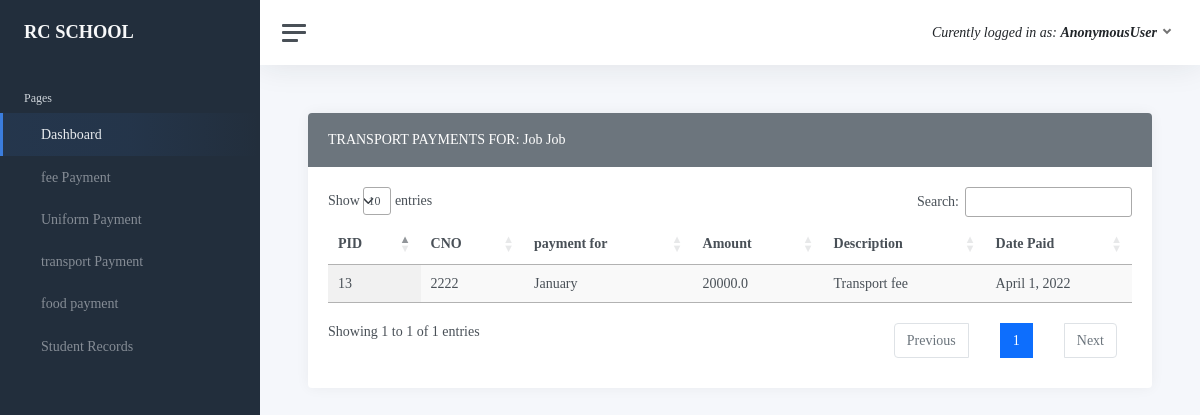
The app's page /accountant/transportdetails/4 with its own data.
### Headmaster/models.py (models this page shows, shortened)
class Student(models.Model):
    First_Name=models.CharField(default="eg Alex",max_length=20)
    Middle_Name=models.CharField(default="James",max_length=20)
    Last_Name=models.CharField(default="Mtaho",max_length=20)
    Parent_Name =models.CharField(default="Alex",max_length=20)
    Parent_Occupation=models.CharField(default="eg.Mkulima",max_length=20)
    parent_Education=models.CharField(default="standard seven",max_length=20)
    ParentAddress=models.CharField(default="Dodoma",max_length=20)
    Birthd_Date=models.DateField()
    Local=models.CharField(default="mtaa",max_length=20)
    Description=models.TextField(default="Description related to a kid",max_length=20)
    Nida_Number=models.CharField(default="7838373388UD",max_length=20)
    Birthd_Certificate=models.CharField(default="8383773738WJJJW",max_length=20)
    phone=models.CharField(default="0786976118",max_length=20)

### Accountant/models.py (models this page shows, shortened)
class StudentTransportFee(models.Model):
     student =models.ForeignKey(Student,on_delete=models.CASCADE)
     PAYMENTS = [
         ('Payments', (('January', 'January'),
        ('February', 'February'),
        ('March', 'March'),
         ('April', 'Appril'),
        )),
        ]
     month = models.CharField(max_length=50,choices=PAYMENTS,default="January")
     Cno=models.IntegerField()
     amount=models.FloatField()
     description=models.TextField()
     datepaid=models.DateField(auto_created=True,auto_now_add=True)

### Accountant/views.py (the view)
# urls.py: path("transportdetails/<int:pk>",views.TransportDetailView.as_view(),name="student_transport_details"),
class TransportDetailView(TemplateView):
        template_name= "accountant/transportdetails.html"
        def get_context_data(self, **kwargs):
            context = super().get_context_data(**kwargs)
            id = self.kwargs["pk"]
            context["student"]=Student.objects.filter(pk=id)
            context["payments"] = StudentTransportFee.objects.filter(student_id=id)
            return context

### templates/accountant/transportdetails.html (shortened to what this page needs)
{% extends 'accountant/layout.html'%}
{% block content %}
<link rel="stylesheet" type="text/css" href="https://cdn.datatables.net/1.11.5/css/jquery.dataTables.css">
<div class="row">
    <div class="col-12">
        <div class="card">
            <div class="card-header bg-secondary text-white">
                {%for Student in student%}
             TRANSPORT  PAYMENTS FOR:  {{Student.First_Name}} {{Student.Last_Name}}
         {%endfor%}
            </div>
            <div class="card-body">
                <table id="table_id" class="display">
                    <thead>
                        <tr>
                            <th>PID</th>
                            <th>CNO</th>
                            <th>payment for</th>
                            <th>Amount</th>
                            <th>Description</th>
                            <th>Date Paid</th>
                        </tr>
                    </thead>
                    <tbody>
                     {% for payment in payments%}
                        <tr>
                            <td>
                                {{ payment.id}}
                            </td>
                            <td>
                                {{ payment.Cno}}
                            </td>
                            <td>
                                {{ payment.month}}
                            </td>
                            <td>
                                {{ payment.amount}}
                            </td>
                             <td>
                                {{ payment.description}}
                            </td>
                            <td>
                                {{ payment.datepaid}}
                            </td>
                        </tr>
                        {%endfor%}
                    </tbody>
                </table>
            </div>
        </div>
    </div>
</div>
{% endblock content%}

### static/DataTables/datatables.css (style rules this page uses)
table.dataTable { clear: both; margin-top: 6px !important; margin-bottom: 6px !important; max-width: none !important; border-collapse: separate !important; border-spacing: 0; }
table.dataTable td, table.dataTable th { -webkit-box-sizing: content-box; box-sizing: content-box; }
table.dataTable > thead > tr > th:not(.sorting_disabled), table.dataTable > thead > tr > td:not(.sorting_disabled) { padding-right: 30px; }
table.dataTable > thead .sorting, table.dataTable > thead .sorting_asc, table.dataTable > thead .sorting_desc, table.dataTable > thead .sorting_asc_disabled, table.dataTable > thead .sorting_desc_disabled { cursor: pointer; position: relative; }
table.dataTable > thead .sorting:before, table.dataTable > thead .sorting:after, table.dataTable > thead .sorting_asc:before, table.dataTable > thead .sorting_asc:after, table.dataTable > thead .sorting_desc:before, table.dataTable > thead .sorting_desc:after, table.dataTable > thead .sorting_asc_disabled:before, table.dataTable > thead .sorting_asc_disabled:after, table.dataTable > thead .sorting_desc_disabled:before, table.dataTable > thead .sorting_desc_disabled:after { position: absolute; bottom: 0.5em; display: block; opacity: 0.3; }
table.dataTable > thead .sorting:before, table.dataTable > thead .sorting_asc:before, table.dataTable > thead .sorting_desc:before, table.dataTable > thead .sorting_asc_disabled:before, table.dataTable > thead .sorting_desc_disabled:before { right: 1em; content: "↑"; }
table.dataTable > thead .sorting:after, table.dataTable > thead .sorting_asc:after, table.dataTable > thead .sorting_desc:after, table.dataTable > thead .sorting_asc_disabled:after, table.dataTable > thead .sorting_desc_disabled:after { right: 0.5em; content: "↓"; }
table.dataTable > thead .sorting_asc:before, table.dataTable > thead .sorting_desc:after { opacity: 1; }

### static/bt/demo.css (style rules this page uses)
body { font-family:Cambria, Cochin, Georgia, Times, 'Times New Roman', serif; font-weight: lighter; }

### records on screen
Student: First_Name "Job", Last_Name "Job"
StudentTransportFee: id "13", Cno "2222", month "January", amount "20000.0", description "Transport fee", datepaid "April 1, 2022"

### other values on screen
{{ request.user }} "AnonymousUser"
